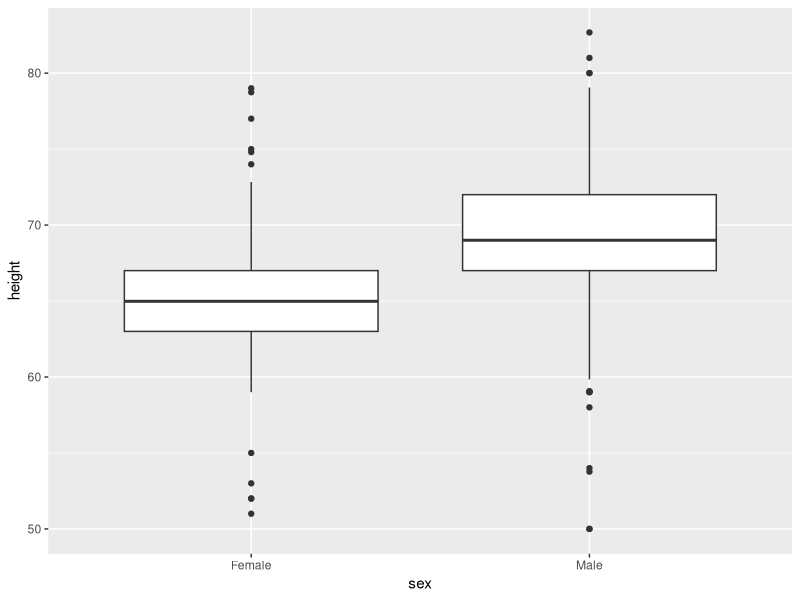
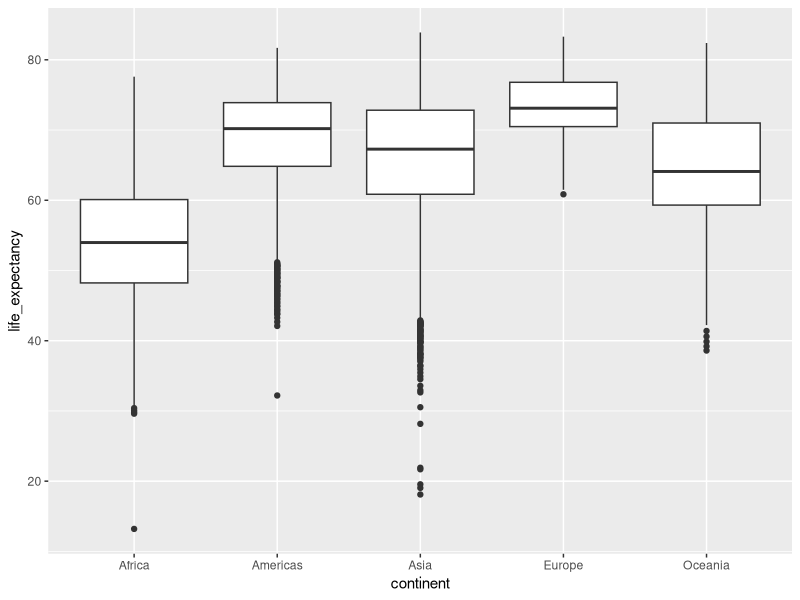
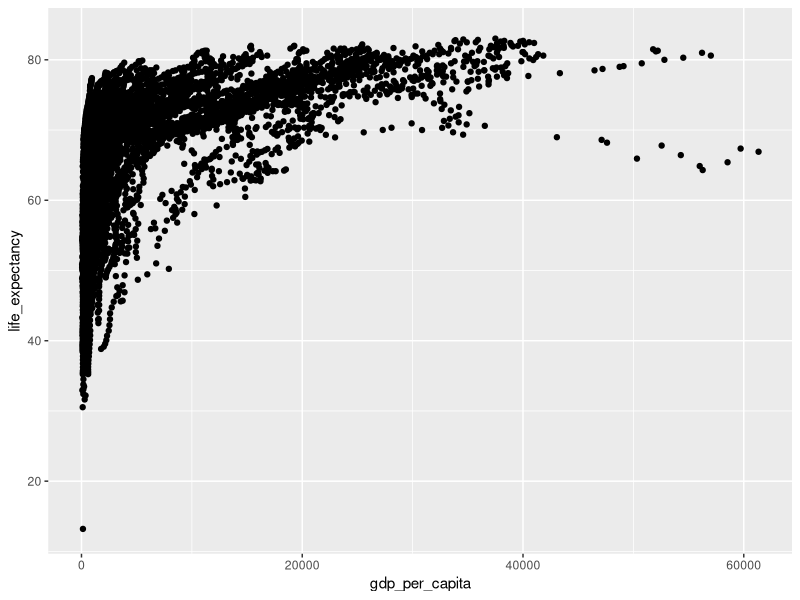
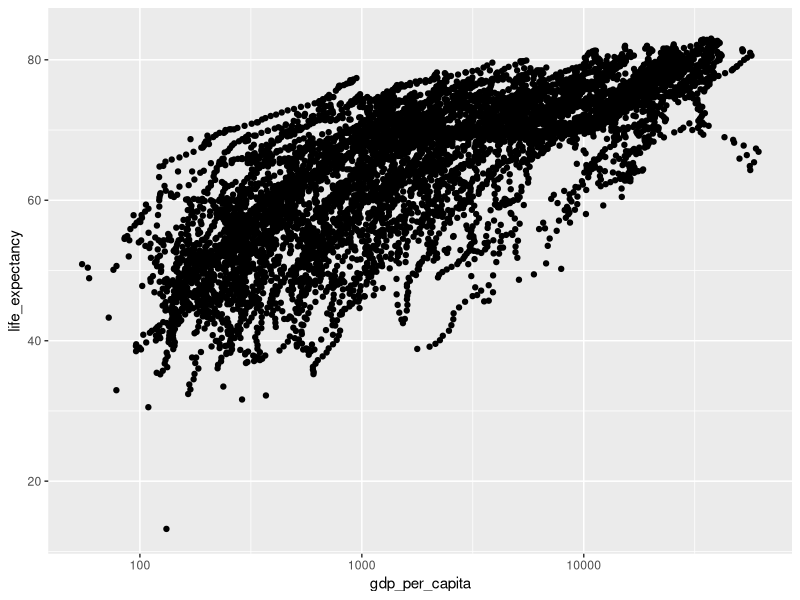
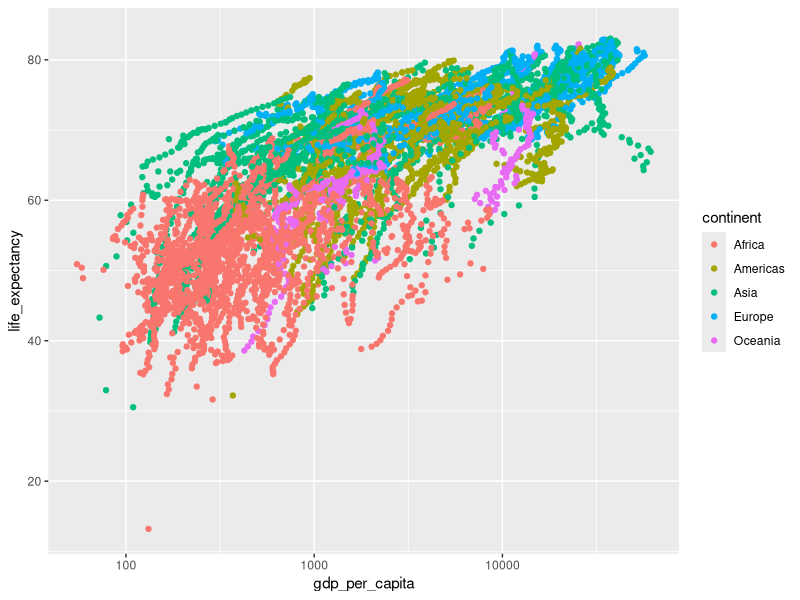

Source code (R) for these figures, in order:
library(tidyverse)
library(dslabs)

# Eksempeldata 

data("heights")
head(heights)
mean(heights$height)
heights %>% 
  group_by(sex) %>%
  summarise(mean_height = mean(height))
heights %>%
  ggplot(aes(x = sex, y = height)) +
  geom_boxplot()

# Gapminder øving

data("gapminder")
head(gapminder)
gapminder %>%
  group_by(continent) %>%
  summarise(mean_life = mean(life_expectancy))
gapminder %>%
  ggplot(aes(x = continent, y = life_expectancy)) +
geom_boxplot()

# Prosjektdata

data("gapminder")
head(gapminder)
names(gapminder)
glimpse(gapminder)
gapminder <- gapminder %>%
  mutate(gdp_per_capita = gdp / population)
gapminder %>%
  ggplot(aes(x = gdp_per_capita, y = life_expectancy)) +
  geom_point()
gapminder %>%
  ggplot(aes(x = gdp_per_capita, y = life_expectancy)) +
  geom_point() +
  scale_x_log10()
gapminder %>%
  ggplot(aes(x = gdp_per_capita, y = life_expectancy, color = continent)) +
  geom_point() +
  scale_x_log10()
gapminder %>%
  group_by(continent) %>%
  summarise(
    mean_life = mean(life_expectancy),
    mean_gdp = mean(gdp_per_capita)
  )
